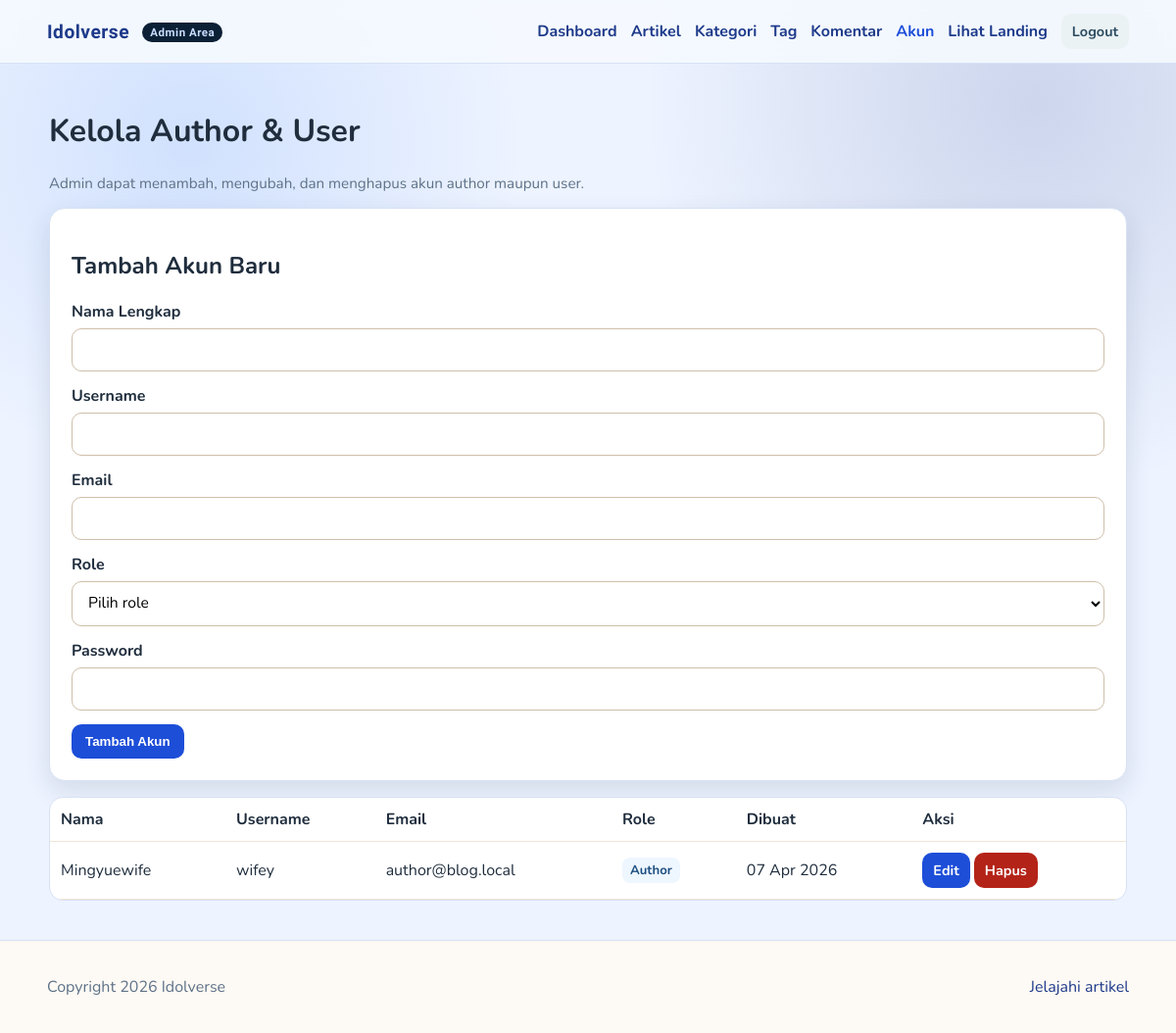
The page /blog/admin/users.php (signed in) on the database its author committed.
### tables this page shows
CREATE TABLE `users` (
  `id` int(11) NOT NULL,
  `full_name` varchar(100) NOT NULL,
  `username` varchar(50) NOT NULL,
  `email` varchar(100) NOT NULL,
  `password` varchar(255) NOT NULL,
  `role` enum('admin','author') NOT NULL,
  `created_at` timestamp NOT NULL DEFAULT current_timestamp()
);

### blog/includes/auth.php (called while the page is built, shortened)
<?php
function e(string $value): string {
    return htmlspecialchars($value, ENT_QUOTES, 'UTF-8');
}
?>

### blog/admin/users.php (the view, shortened to what this page needs)
<?php
require_once __DIR__ . '/../includes/helpers.php';
$editData = null;
$users = $pdo->query("SELECT id, full_name, username, email, role, created_at FROM users WHERE role IN ('author', 'user') ORDER BY created_at DESC")->fetchAll();
include __DIR__ . '/../includes/header.php';
?>
<div class="container" style="max-width: 1100px;">
    <h1>Kelola Author & User</h1>
    <p class="muted">Admin dapat menambah, mengubah, dan menghapus akun author maupun user.</p>
    <div class="form-card" style="margin-bottom:16px;">
        <h2><?= $editData ? 'Edit Akun' : 'Tambah Akun Baru'; ?></h2>
        <form method="post">
            <label>Nama Lengkap</label>
            <input type="text" name="full_name" required value="<?= e($editData['full_name'] ?? ''); ?>">
            <label>Username</label>
            <input type="text" name="username" required value="<?= e($editData['username'] ?? ''); ?>">
            <label>Email</label>
            <input type="email" name="email" required value="<?= e($editData['email'] ?? ''); ?>">
            <label>Role</label>
            <select name="role" required>
                <option value="">Pilih role</option>
            </select>
            <label>Password <?= $editData ? '(kosongkan jika tidak diubah)' : ''; ?></label>
            <input type="password" name="password" <?= $editData ? '' : 'required'; ?>>
            <button class="btn" type="submit"><?= $editData ? 'Update Akun' : 'Tambah Akun'; ?></button>
        </form>
    </div>
    <div class="table-wrap">
        <table class="table">
            <thead><tr><th>Nama</th><th>Username</th><th>Email</th><th>Role</th><th>Dibuat</th><th>Aksi</th></tr></thead>
            <tbody>
            <?php foreach ($users as $u): ?>
                <tr>
                    <td><?= e($u['full_name']); ?></td>
                    <td><?= e($u['username']); ?></td>
                    <td><?= e($u['email']); ?></td>
                    <td><span class="badge"><?= e(ucfirst($u['role'])); ?></span></td>
                    <td><?= date('d M Y', strtotime($u['created_at'])); ?></td>
                    <td>
                        <a class="btn btn-sm" href="/blog/admin/users.php?edit=<?= (int)$u['id']; ?>">Edit</a>
                        <a class="btn btn-sm btn-danger" href="/blog/admin/users.php?delete=<?= (int)$u['id']; ?>" onclick="return confirm('Hapus akun ini?')">Hapus</a>
                    </td>
                </tr>
            <?php endforeach; ?>
            </tbody>
        </table>
    </div>
</div>
<?php include __DIR__ . '/../includes/footer.php'; ?>

### blog/assets/css/style.css (style rules this page uses)
:root { --bg: #f4efe7; --surface: #fffaf3; --card: #ffffff; --text: #25303b; --muted: #667788; --brand: #0f766e; --brand-dark: #0a4f4b; --accent: #f59e0b; --danger: #b42318; --line: #e4d9c8; --shadow: 0 10px 26px rgba(27, 46, 62, 0.12); }
* { box-sizing: border-box; }
body { margin: 0; font-family: 'Nunito', sans-serif; color: var(--text); background: radial-gradient(circle at 10% 20%, rgba(245, 158, 11, 0.16), transparent 24%), radial-gradient(circle at 90% 0%, rgba(15, 118, 110, 0.18), transparent 28%), var(--bg); }
a { color: var(--brand-dark); text-decoration: none; }
.container { width: min(1120px, 92vw); margin: 0 auto; }
.muted { color: var(--muted); font-size: 0.95rem; }
.btn { display: inline-flex; align-items: center; justify-content: center; border: none; border-radius: 10px; padding: 10px 14px; background: var(--brand); color: #fff; font-weight: 700; cursor: pointer; transition: .2s ease; }
.btn-danger { background: var(--danger); }
.btn-sm { padding: 8px 11px; font-size: .9rem; }
.form-card { background: var(--card); border: 1px solid var(--line); border-radius: 16px; padding: 22px; box-shadow: var(--shadow); }
label { display: block; font-weight: 700; margin-bottom: 6px; }
input, select, textarea { width: 100%; border: 1px solid #cfbeaa; border-radius: 10px; padding: 10px 12px; margin-bottom: 14px; font-family: inherit; font-size: .98rem; background: #fff; }
.table-wrap { overflow-x: auto; background: #fff; border: 1px solid var(--line); border-radius: 14px; }
.table { width: 100%; border-collapse: collapse; min-width: 740px; }
.table th, .table td { padding: 11px; border-bottom: 1px solid #f0e4d6; text-align: left; }
.badge { display: inline-block; background: #eef6ff; color: #1d4f80; border-radius: 8px; padding: 4px 8px; font-size: .82rem; font-weight: 700; }
body.admin-area { --bg: #edf3ff; --surface: #f5f8ff; --card: #ffffff; --text: #1f2d3d; --muted: #5e7288; --brand: #1d4ed8; --brand-dark: #1e3a8a; --line: #d7e2f4; background: radial-gradient(circle at 16% 14%, rgba(59, 130, 246, 0.16), transparent 25%), radial-gradient(circle at 88% 10%, rgba(30, 58, 138, 0.16), transparent 28%), var(--bg); }

### rows shown on the page
users: full_name "Mingyuewife", username "wifey", email "author@blog.local", role "Author", created_at "07 Apr 2026"
